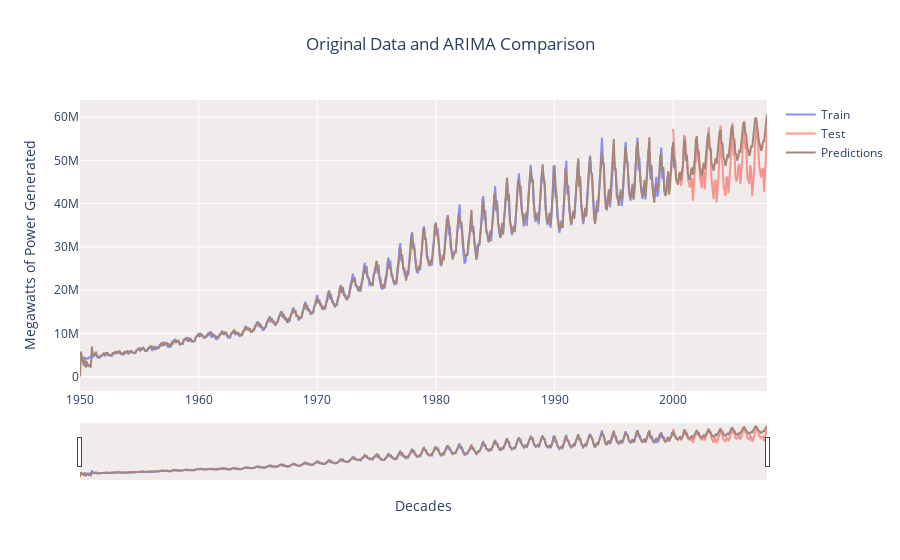

Here is the notebook cell this chart was saved with:
### Markdown cell above
<h4 style="color:#943126" id='two-two-four'>Model Evaluation</h4>

### Code cell
fig = go.Figure()
fig.add_trace(go.Scatter(x=train2.index, y=train2, mode='lines',opacity=0.75, name="Train"))
fig.add_trace(go.Scatter(x=test2.index, y=test2, mode='lines',line_color='#F8766D', opacity=0.75,name="Test"))
fig.add_trace(go.Scatter(x=predictions_1.index, y=predictions_1, mode='lines',
                        line_color='#A6857A', name="Predictions"))
fig.update_xaxes(rangeslider_visible=True)
fig.update_layout(
    yaxis_title="Megawatts of Power Generated ", 
    xaxis_title="Decades",
    title="Original Data and ARIMA Comparison",
    title_x=0.5
)
fig.update_layout(plot_bgcolor='#F0ECEC')
fig.show()
